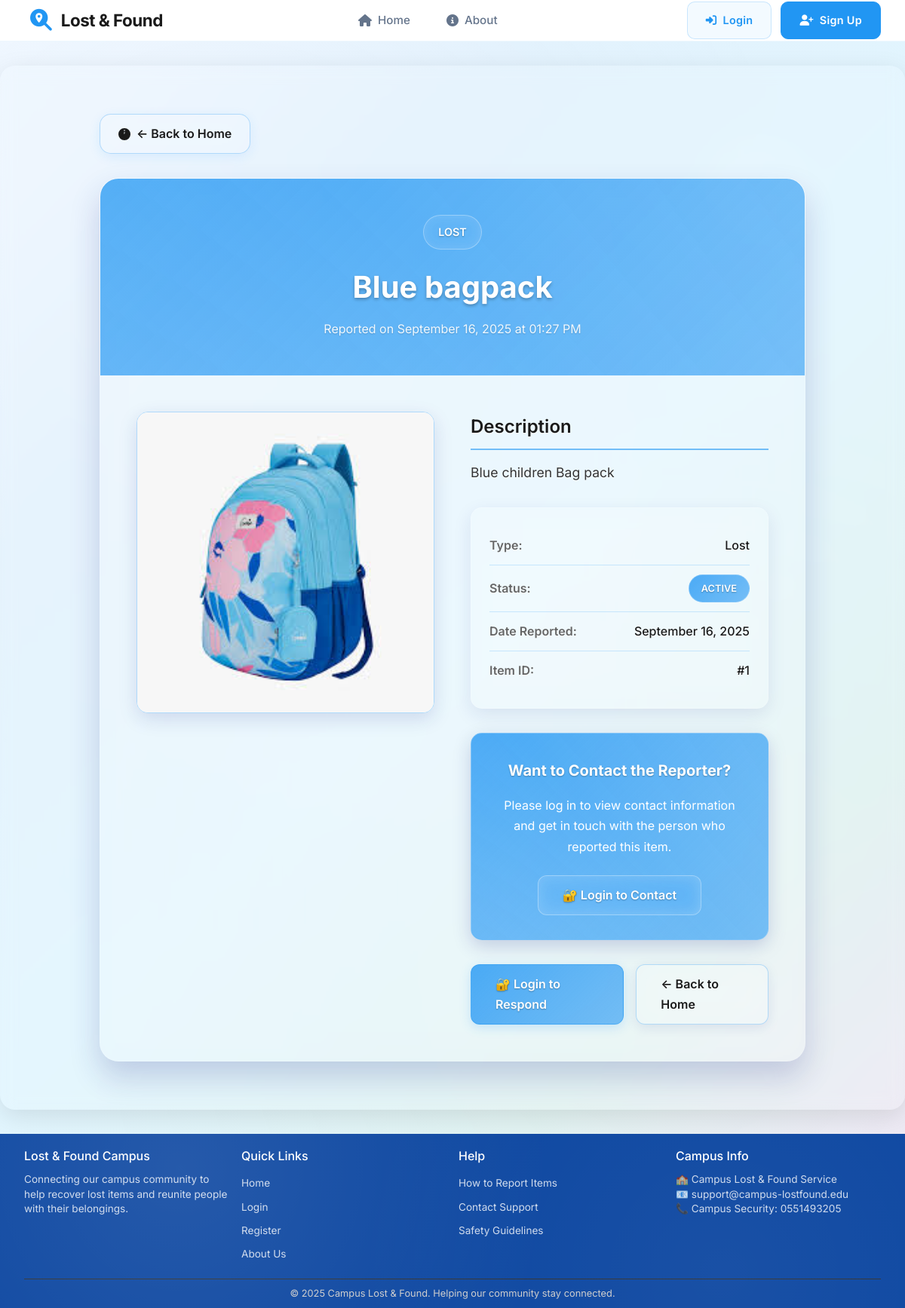
Page /item/1 on the committed database.
### app/models.py (models this page shows)
class Item(db.Model):
	id = db.Column(db.Integer, primary_key=True)
	title = db.Column(db.String(100), nullable=False)
	description = db.Column(db.Text, nullable=False)
	item_type = db.Column(db.String(10), nullable=False)  # 'lost' or 'found'
	contact_phone = db.Column(db.String(20), nullable=False)  # Contact phone for this item
	photo_filename = db.Column(db.String(255))  # Optional photo filename
	date_reported = db.Column(db.DateTime, nullable=False)
	status = db.Column(db.String(20), default='active')  # 'active', 'resolved', etc.
	user_id = db.Column(db.Integer, db.ForeignKey('user.id'), nullable=False)

### app/routes.py (the view)
@app.route('/item/<int:item_id>')
def item_details(item_id):
    item = Item.query.get_or_404(item_id)
    return render_template('item_details.html', item=item)

### app/templates/item_details.html (shortened to what this page needs)
{% extends 'base.html' %}
{% block content %}
<div class="details-container">
    <a href="{{ url_for('dashboard') if current_user.is_authenticated else url_for('index') }}" class="back-button">
        <svg width="16" height="16" viewBox="0 0 16 16" fill="currentColor">
            <path d="M8 0a8 8 0 1 0 0 16A8 8 0 0 0 8 0zM7.5 3.5a.5.5 0 0 1 0-1h1a.5.5 0 0 1 0 1H7.5zM8 5a.5.5 0 0 1 .5.5v2a.5.5 0 0 1-1 0v-2A.5.5 0 0 1 8 5z"/>
            <path d="M11.354 4.646a.5.5 0 0 1 0 .708l-6 6a.5.5 0 0 1-.708-.708l6-6a.5.5 0 0 1 .708 0z"/>
        </svg>
        ← Back to {{ 'Dashboard' if current_user.is_authenticated else 'Home' }}
    </a>
    <div class="item-details-card">
        <div class="item-header">
            <div class="item-type-badge">{{ item.item_type.title() }}</div>
            <h1 class="item-title">{{ item.title }}</h1>
            <div class="item-date">Reported on {{ item.date_reported.strftime('%B %d, %Y at %I:%M %p') }}</div>
        </div>
        <div class="item-content">
            <div class="item-photo-section">
                {% if item.photo_filename %}
                    <img src="{{ url_for('static', filename='uploads/' + item.photo_filename) }}"
                         alt="Photo of {{ item.title }}"
                         class="item-main-photo">
                {% endif %}
            </div>
            <div class="item-info-section">
                <h2>Description</h2>
                <div class="item-description">{{ item.description }}</div>
                <div class="item-meta">
                    <div class="meta-item">
                        <span class="meta-label">Type:</span>
                        <span class="meta-value">{{ item.item_type.title() }}</span>
                    </div>
                    <div class="meta-item">
                        <span class="meta-label">Status:</span>
                        <span class="meta-value">
                            <span class="status-badge status-{{ item.status.lower() }}">{{ item.status.title() }}</span>
                        </span>
                    </div>
                    <div class="meta-item">
                        <span class="meta-label">Date Reported:</span>
                        <span class="meta-value">{{ item.date_reported.strftime('%B %d, %Y') }}</span>
                    </div>
                    <div class="meta-item">
                        <span class="meta-label">Item ID:</span>
                        <span class="meta-value">#{{ item.id }}</span>
                    </div>
                </div>
                {% if current_user.is_authenticated %}
                <div class="contact-section">
                    <h3>Contact Reporter</h3>
                    <div class="contact-info">
                        <div class="contact-item">
                            <svg width="16" height="16" viewBox="0 0 16 16" fill="currentColor">
                                <path d="M8 8a3 3 0 1 0 0-6 3 3 0 0 0 0 6zm2-3a2 2 0 1 1-4 0 2 2 0 0 1 4 0zm4 8c0 1-1 1-1 1H3s-1 0-1-1 1-4 6-4 6 3 6 4zm-1-.004c-.001-.246-.154-.986-.832-1.664C11.516 10.68 10.289 10 8 10c-2.29 0-3.516.68-4.168 1.332-.678.678-.83 1.418-.832 1.664h10z"/>
                            </svg>
                            {{ item.user.name }}
                        </div>
                        {% if item.user.department %}
                        <div class="contact-item">
                            <svg width="16" height="16" viewBox="0 0 16 16" fill="currentColor">
                                <path d="M6 12.5a.5.5 0 0 1 .5-.5h9a.5.5 0 0 1 0 1h-9a.5.5 0 0 1-.5-.5zm-2.5-3a.5.5 0 0 1 .5-.5h11a.5.5 0 0 1 0 1h-11a.5.5 0 0 1-.5-.5zm-2-3a.5.5 0 0 1 .5-.5h13a.5.5 0 0 1 0 1h-13a.5.5 0 0 1-.5-.5zm-2-3a.5.5 0 0 1 .5-.5h15a.5.5 0 0 1 0 1h-15a.5.5 0 0 1-.5-.5z"/>
                            </svg>
                            {{ item.user.department }}
                        </div>
                        {% endif %}
                        <div class="contact-item">
                            <svg width="16" height="16" viewBox="0 0 16 16" fill="currentColor">
                                <path d="M2 2a2 2 0 0 0-2 2v8.01A2 2 0 0 0 2 14h5.5a.5.5 0 0 0 0-1H2a1 1 0 0 1-.966-.741l5.64-3.471L8 9.583l7-4.2V8.5a.5.5 0 0 0 1 0V4a2 2 0 0 0-2-2H2Zm3.708 6.208L1 11.105V5.383l4.708 2.825ZM1 4.217V4a1 1 0 0 1 1-1h12a1 1 0 0 1 1 1v.217l-7 4.2-7-4.2Z"/>
                                <path d="M14.247 14.269c1.01 0 1.587-.857 1.587-2.025v-.21C15.834 10.43 14.64 9 12.52 9h-.035C10.42 9 9 10.36 9 12.432v.214C9 14.82 10.438 16 12.358 16h.044c.594 0 1.018-.074 1.237-.175v-.73c-.245.11-.673.18-1.18.18h-.044c-1.334 0-2.571-.788-2.571-2.655v-.157c0-1.657 1.058-2.724 2.64-2.724h.04c1.535 0 2.484 1.05 2.484 2.326v.118c0 .975-.324 1.39-.639 1.39-.232 0-.41-.148-.41-.42v-2.19h-.906v.569h-.03c-.084-.298-.368-.63-.954-.63-.778 0-1.259.555-1.259 1.4v.528c0 .892.49 1.434 1.26 1.434.471 0 .896-.227 1.014-.643h.043c.118.42.617.648 1.12.648Zm-2.453-1.588v-.227c0-.546.227-.791.573-.791.297 0 .572.192.572.708v.367c0 .573-.253.744-.564.744-.354 0-.581-.215-.581-.8Z"/>
                            </svg>
                            {{ item.user.email }}
                        </div>
                        <div class="contact-item">
                            <svg width="16" height="16" viewBox="0 0 16 16" fill="currentColor">
                                <path d="M1.885.511a1.745 1.745 0 0 1 2.61.163L6.29 2.98c.329.423.445.974.315 1.494l-.547 2.19a.678.678 0 0 0 .178.643l2.457 2.457a.678.678 0 0 0 .644.178l2.189-.547a1.745 1.745 0 0 1 1.494.315l2.306 1.794c.829.645.905 1.87.163 2.611l-1.034 1.034c-.74.74-1.846 1.065-2.877.702a18.634 18.634 0 0 1-7.01-4.42 18.634 18.634 0 0 1-4.42-7.009c-.362-1.03-.037-2.137.703-2.877L1.885.511z"/>
                            </svg>
                            {{ item.contact_phone }} <span style="font-size: 0.8em; color: #888;">(for this item)</span>
                        </div>
                    </div>
                    <a href="mailto:{{ item.user.email }}?subject=Regarding {{ item.item_type.title() }} Item: {{ item.title }}&body=Hi {{ item.user.name }},%0D%0A%0D%0AI saw your post about the {{ item.item_type }} item '{{ item.title }}' on Campus Lost & Found.%0D%0A%0D%0A" class="contact-button">
                        📧 Send Email
                    </a>
                </div>
                {% else %}
                <div class="contact-section">
                    <h3>Want to Contact the Reporter?</h3>
                    <p style="margin-bottom: 1.5rem;">Please log in to view contact information and get in touch with the person who reported this item.</p>
                    <a href="{{ url_for('login') }}" class="contact-button">
                        🔐 Login to Contact
                    </a>
                </div>
                {% endif %}
                <div class="action-buttons">
                    {% if current_user.is_authenticated %}
                        {% if item.item_type == 'lost' %}
                            <a href="{{ url_for('report_found') }}" class="btn-primary">📍 I Found This Item</a>
                        {% else %}
                            <a href="{{ url_for('report_lost') }}" class="btn-primary">🔍 This is My Item</a>
                        {% endif %}
                        <a href="{{ url_for('dashboard') }}" class="btn-secondary">← Back to Dashboard</a>
                    {% else %}
                        <a href="{{ url_for('login') }}" class="btn-primary">🔐 Login to Respond</a>
                        <a href="{{ url_for('index') }}" class="btn-secondary">← Back to Home</a>
                    {% endif %}
                </div>
            </div>
        </div>
    </div>
</div>
{% endblock %}

### app/templates/base.html (style rules this page uses)
* { margin: 0; padding: 0; box-sizing: border-box; }
body { font-family: 'Inter', -apple-system, BlinkMacSystemFont, 'Segoe UI', Roboto, Oxygen, Ubuntu, Cantarell, sans-serif; background: linear-gradient(135deg, #f0f7ff 0%, #e3f2fd 25%, #e1f5fe 50%, #e0f2f1 75%, #f3e5f5 100%); background-attachment: fixed; color: #1a1a1a; line-height: 1.7; min-height: 100vh; display: flex; flex-direction: column; position: relative; scroll-behavior: smooth; overflow-x: hidden; }
body::before { content: ''; position: fixed; top: 0; left: 0; width: 100%; height: 100%; background: radial-gradient(circle at 25% 25%, rgba(255, 255, 255, 0.1) 0%, transparent 50%), radial-gradient(circle at 75% 75%, rgba(255, 255, 255, 0.05) 0%, transparent 50%); animation: float 20s ease-in-out infinite; pointer-events: none; z-index: -1; }
body::after { content: ''; position: fixed; top: 10%; right: 10%; width: 150px; height: 150px; background: rgba(255, 255, 255, 0.1); border-radius: 50%; animation: floatReverse 15s ease-in-out infinite; pointer-events: none; z-index: -1; }

### rows in the picture
Item: item_type "LOST", title "Blue bagpack", date_reported "September 16, 2025 at 01:27 PM", photo_filename (picture), description "Blue children Bag pack", item_type "Lost", status "ACTIVE", date_reported "September 16, 2025", id "1"

### other values in the picture
{{ 'Dashboard' if current_user.is_authenticated else 'Home' }} "Home"
